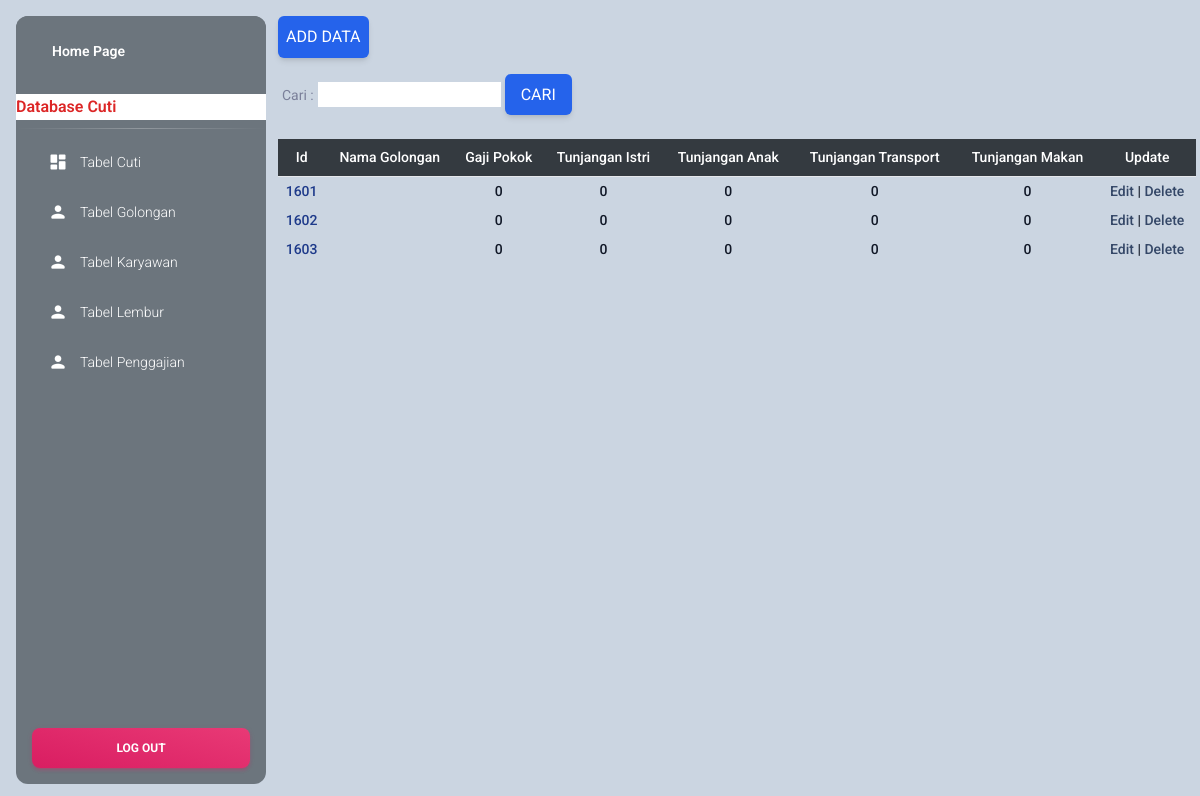
The app's page /public/golongan/golongan.php with its own data.
### tables this page shows
CREATE TABLE `golongan` (
  `id` int(11) UNSIGNED NOT NULL,
  `nama_golongan` varchar(100) NOT NULL,
  `gaji_pokok` int(12) NOT NULL,
  `tunjangan_istri` int(12) NOT NULL,
  `tunjangan_anak` int(12) NOT NULL,
  `tunjangan_transport` int(12) NOT NULL,
  `tunjangan_makan` int(12) NOT NULL
);

### public/golongan/golongan.php (the view, shortened to what this page needs)
<?php
include_once("../../config/config.php");
?>
<!DOCTYPE html>
<html lang="en">
  <head>
    <link rel="stylesheet" href="../css/style.css">
    <link href="../../aset/css/nucleo-icons.css" rel="stylesheet" />
    <link href="../../aset/css/nucleo-svg.css" rel="stylesheet" />
    <link id="pagestyle" href="../../aset/css/material-dashboard.css?v=3.0.4" rel="stylesheet" />
  </head>
  <body class="g-sidenav-show" >
    <div class="bg-slate-300 py-25 px-1 min-h-screen">
      <aside class="sidenav navbar navbar-vertical navbar-expand-xs border-0 border-radius-xl my-3 fixed-start ms-3  bg-gray-600" id="sidenav-main">
        <div class="sidenav-header bg-gray-600">
          <a class="navbar-brand m-0" href="../../login/homepage.php" >
            <span class="ms-1 font-weight-bold text-white">Home Page</span>
          </a>
        </div>
        <marquee class="bg-white" scrollamount="2"><h6 class="text-red-600" >Database Cuti</h6></marquee>
        <hr class="horizontal light mt-0 mb-2">
        <div class="collapse navbar-collapse  w-auto " id="sidenav-collapse-main">
          <ul class="navbar-nav">
            <li class="nav-item">
              <a class="nav-link text-white " href="../cuti/cuti.php">
                <div class="text-white text-center me-2 d-flex align-items-center justify-content-center">
                  <i class="material-icons opacity-10">dashboard</i>
                </div>
                <span class="nav-link-text ms-1">Tabel Cuti</span>
              </a>
            </li>
            <li class="nav-item">
              <a class="nav-link text-white " href="golongan.php">
                <div class="text-white text-center me-2 d-flex align-items-center justify-content-center">
                  <i class="material-icons opacity-10">person</i>
                </div>
                <span class="nav-link-text ms-1">Tabel Golongan</span>
              </a>
            </li>
            <li class="nav-item">
              <a class="nav-link text-white " href="../karyawan/karyawan.php">
                <div class="text-white text-center me-2 d-flex align-items-center justify-content-center">
                  <i class="material-icons opacity-10">person</i>
                </div>
                <span class="nav-link-text ms-1">Tabel Karyawan</span>
              </a>
            </li>
            <li class="nav-item">
              <a class="nav-link text-white " href="../lembur/lembur.php">
                <div class="text-white text-center me-2 d-flex align-items-center justify-content-center">
                  <i class="material-icons opacity-10">person</i>
                </div>
                <span class="nav-link-text ms-1">Tabel Lembur</span>
              </a>
            </li>
            <li class="nav-item">
              <a class="nav-link text-white " href="../penggajian/penggajian.php">
                <div class="text-white text-center me-2 d-flex align-items-center justify-content-center">
                  <i class="material-icons opacity-10">person</i>
                </div>
                <span class="nav-link-text ms-1">Tabel Penggajian</span>
              </a>
            </li>
            <div class="sidenav-footer position-absolute w-100 bottom-0 ">
              <div class="mx-3">
                <a class="btn bg-gradient-primary mt-4 w-100" href="../../login/logout.php" type="button">Log Out</a>
              </div>
            </div>
          </ul>
        </div>
      </aside>
      <main class="main-content border-radius-lg ">
      <div class="py-3">
        <a href="add.php"
          type="submit"
          class="inline-block px-2 py-2
          bg-blue-600
          text-white uppercase rounded shadow-md
          hover:bg-blue-700 hover:shadow-lg
          focus:bg-blue-700 focus:shadow-lg
          focus:outline-none focus:ring-0
          active:bg-blue-800 active:shadow-lg"
          data-mdb-ripple="true"
          data-mdb-ripple-color="light">ADD Data
        </a>
      </div>
      <form method="get">
        <label>Cari : </label>
        <input type="text" name="cari">
        <input
          href="../public/golongan/add.php"
          type="submit"
          value="Cari"
          class="inline-block px-3 py-2
          bg-blue-600
          text-white uppercase rounded shadow-md
          hover:bg-blue-700 hover:shadow-lg
          focus:bg-blue-700 focus:shadow-lg focus:outline-none focus:ring-0
          active:bg-blue-800 active:shadow-lg"
          data-mdb-ripple="true"
          data-mdb-ripple-color="light"
        >
      </form>
      <div class="flex flex-col">
        <div class="overflow-x-auto sm:-mx-6 lg:-mx-8">
          <div class="py-4 inline-block min-w-full sm:px-6 lg:px-8">
            <div class="overflow-hidden">
              <table class="min-w-full text-center">
                <thead class="border-b bg-gray-800">
                  <tr>
                    <th scope="col" class="text-sm font-medium text-white px-1 py-2">Id</th>
                    <th scope="col" class="text-sm font-medium text-white px-1 py-2">Nama Golongan</th>
                    <th scope="col" class="text-sm font-medium text-white px-1 py-2">Gaji Pokok</th>
                    <th scope="col" class="text-sm font-medium text-white px-1 py-2">Tunjangan Istri</th>
                    <th scope="col" class="text-sm font-medium text-white px-1 py-2">Tunjangan Anak</th>
                    <th scope="col" class="text-sm font-medium text-white px-1 py-2">Tunjangan Transport</th>
                    <th scope="col" class="text-sm font-medium text-white px-1 py-2">Tunjangan Makan</th>
                    <th scope="col" class="text-sm font-medium text-white px-1 py-2">Update</th>
                  </tr>
                </thead>
                <tbody>
                  <?php
                    if(isset($_GET['cari'])){
                      $cari = $_GET['cari'];
                      $result2 = mysqli_query($mysqli,"select * from golongan where id like '%".$cari."%'");
                    }
                    else{
                      $result2= mysqli_query($mysqli, "SELECT * FROM golongan order BY id asc");
                    }
                    while($user_data = mysqli_fetch_array($result2)) {
                      echo "<tr>";
                      echo "<td class='px-1 py-1 whitespace-nowrap text-sm font-medium text-blue-900'>".$id = $user_data['id']."</td>";
		                  echo "<td class='px-1 py-1 whitespace-nowrap text-sm font-medium text-gray-900'>".$nama_golongan =$user_data['nama_golongan']."</td>";
                      echo "<td class='px-1 py-1 whitespace-nowrap text-sm font-medium text-gray-900'>".$gaji_pokok = $user_data['gaji_pokok']."</td>";
    	                echo "<td class='px-1 py-1 whitespace-nowrap text-sm font-medium text-gray-900'>".$tunjangan_istri = $user_data['tunjangan_istri']."</td>";
                      echo "<td class='px-1 py-1 whitespace-nowrap text-sm font-medium text-gray-900'>".$tunjangan_anak = $user_data['tunjangan_anak']."</td>";
                      echo "<td class='px-1 py-1 whitespace-nowrap text-sm font-medium text-gray-900'>".$tunjangan_transport = $user_data['tunjangan_transport']."</td>";
                      echo "<td class='px-1 py-1 whitespace-nowrap text-sm font-medium text-gray-900'>".$tunjangan_makan = $user_data['tunjangan_makan']."</td>";
                      echo "<td class='px-1 py-1 whitespace-nowrap text-sm font-medium text-gray-900'> <a  href='edit.php?id=$user_data[id]'>Edit</a> | <a href='delete.php?id=$user_data[id]'>Delete</a></td></tr>";
                    }
                  ?>
                </tbody>
              </table>
            </div>
          </div>
        </div>
      </div>
    </div>
  </body>
</html>

### public/css/style.css (style rules this page uses)
html { line-height: 1.5; -webkit-text-size-adjust: 100%; -moz-tab-size: 4; -o-tab-size: 4; tab-size: 4; font-family: ui-sans-serif, system-ui, -apple-system, BlinkMacSystemFont, "Segoe UI", Roboto, "Helvetica Neue", Arial, "Noto Sans", sans-serif, "Apple Color Emoji", "Segoe UI Emoji", "Segoe UI Symbol", "Noto Color Emoji"; }
body { margin: 0; line-height: inherit; }
hr { height: 0; color: inherit; border-top-width: 1px; }
h1, h2, h3, h4, h5, h6 { font-size: inherit; font-weight: inherit; }
a { color: inherit; text-decoration: inherit; }
table { text-indent: 0; border-color: inherit; border-collapse: collapse; }
button, input, optgroup, select, textarea { font-family: inherit; font-size: 100%; font-weight: inherit; line-height: inherit; color: inherit; margin: 0; padding: 0; }
button, [type='button'], [type='reset'], [type='submit'] { -webkit-appearance: button; background-color: transparent; background-image: none; }
blockquote, dl, dd, h1, h2, h3, h4, h5, h6, hr, figure, p, pre { margin: 0; }
ol, ul, menu { list-style: none; margin: 0; padding: 0; }
input::placeholder, textarea::placeholder { opacity: 1; color: #9ca3af; }
.bottom-0 { bottom: 0px; }
.m-0 { margin: 0px; }
.my-3 { margin-top: 0.75rem; margin-bottom: 0.75rem; }
.mx-3 { margin-left: 0.75rem; margin-right: 0.75rem; }
.mt-0 { margin-top: 0px; }
.mb-2 { margin-bottom: 0.5rem; }
.mt-4 { margin-top: 1rem; }
.inline-block { display: inline-block; }
.flex { display: flex; }
.min-h-screen { min-height: 100vh; }
.w-auto { width: auto; }
.min-w-full { min-width: 100%; }
.flex-col { flex-direction: column; }
.overflow-hidden { overflow: hidden; }
.overflow-x-auto { overflow-x: auto; }
.whitespace-nowrap { white-space: nowrap; }
.rounded { border-radius: 0.25rem; }
.border-0 { border-width: 0px; }
.border-b { border-bottom-width: 1px; }
.bg-white { --tw-bg-opacity: 1; background-color: rgb(255 255 255 / var(--tw-bg-opacity)); }
.bg-blue-600 { --tw-bg-opacity: 1; background-color: rgb(37 99 235 / var(--tw-bg-opacity)); }
.bg-slate-300 { --tw-bg-opacity: 1; background-color: rgb(203 213 225 / var(--tw-bg-opacity)); }
.bg-gray-600 { --tw-bg-opacity: 1; background-color: rgb(75 85 99 / var(--tw-bg-opacity)); }
.bg-gray-800 { --tw-bg-opacity: 1; background-color: rgb(31 41 55 / var(--tw-bg-opacity)); }
.px-1 { padding-left: 0.25rem; padding-right: 0.25rem; }
.py-2 { padding-top: 0.5rem; padding-bottom: 0.5rem; }
.px-2 { padding-left: 0.5rem; padding-right: 0.5rem; }
.px-3 { padding-left: 0.75rem; padding-right: 0.75rem; }
.py-3 { padding-top: 0.75rem; padding-bottom: 0.75rem; }
.py-4 { padding-top: 1rem; padding-bottom: 1rem; }
.py-1 { padding-top: 0.25rem; padding-bottom: 0.25rem; }
.text-center { text-align: center; }
.text-sm { font-size: 0.875rem; line-height: 1.25rem; }
.font-medium { font-weight: 500; }
.uppercase { text-transform: uppercase; }
.text-white { --tw-text-opacity: 1; color: rgb(255 255 255 / var(--tw-text-opacity)); }
.text-red-600 { --tw-text-opacity: 1; color: rgb(220 38 38 / var(--tw-text-opacity)); }
.text-gray-900 { --tw-text-opacity: 1; color: rgb(17 24 39 / var(--tw-text-opacity)); }
.text-blue-900 { --tw-text-opacity: 1; color: rgb(30 58 138 / var(--tw-text-opacity)); }
.opacity-10 { opacity: 0.1; }
.shadow-md { --tw-shadow: 0 4px 6px -1px rgb(0 0 0 / 0.1), 0 2px 4px -2px rgb(0 0 0 / 0.1); --tw-shadow-colored: 0 4px 6px -1px var(--tw-shadow-color), 0 2px 4px -2px var(--tw-shadow-color); box-shadow: var(--tw-ring-offset-shadow, 0 0 #0000), var(--tw-ring-shadow, 0 0 #0000), var(--tw-shadow); }
@media (min-width: 640px) { .sm\:-mx-6 { margin-left: -1.5rem; margin-right: -1.5rem; } }
@media (min-width: 640px) { .sm\:px-6 { padding-left: 1.5rem; padding-right: 1.5rem; } }
@media (min-width: 1024px) { .lg\:-mx-8 { margin-left: -2rem; margin-right: -2rem; } }
@media (min-width: 1024px) { .lg\:px-8 { padding-left: 2rem; padding-right: 2rem; } }

### records on screen
golongan: id "1601", gaji_pokok "0", tunjangan_istri "0", tunjangan_anak "0", tunjangan_transport "0", tunjangan_makan "0"
golongan: id "1602", gaji_pokok "0", tunjangan_istri "0", tunjangan_anak "0", tunjangan_transport "0", tunjangan_makan "0"
golongan: id "1603", gaji_pokok "0", tunjangan_istri "0", tunjangan_anak "0", tunjangan_transport "0", tunjangan_makan "0"
